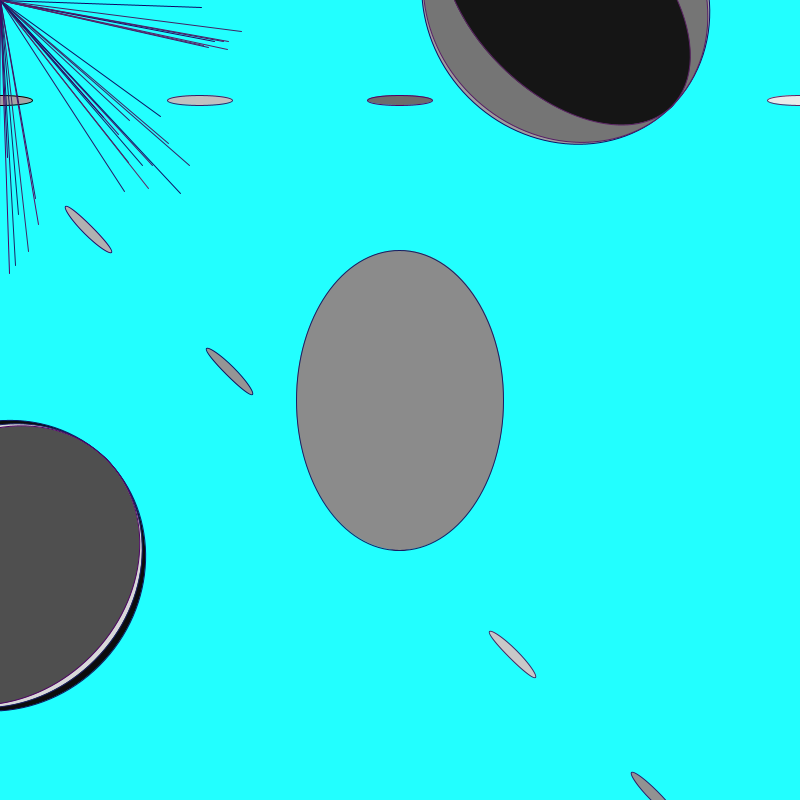
Frame 1 (no input)
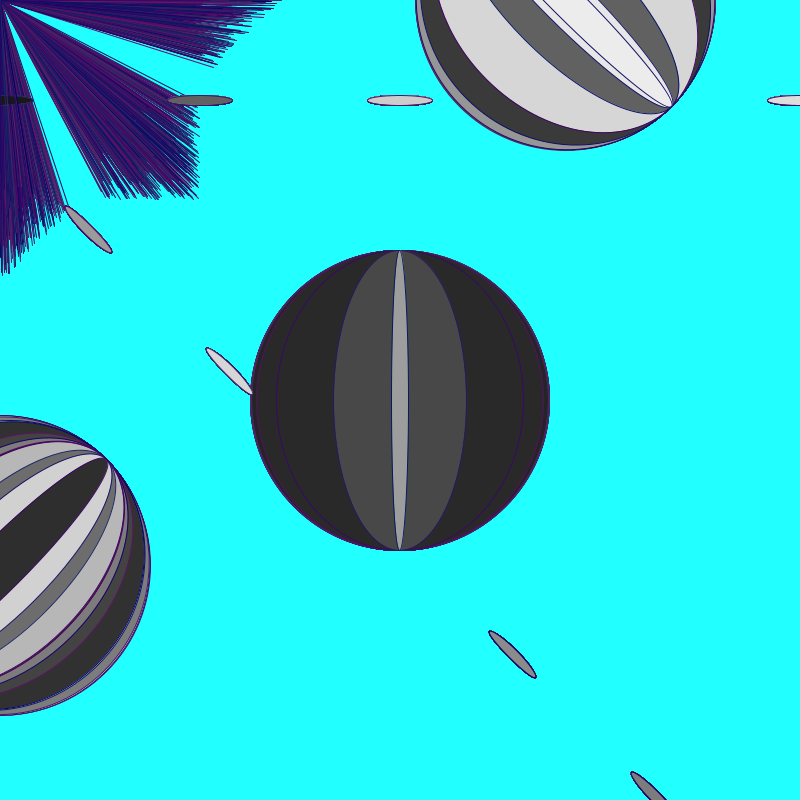
Frame 60 (the mouse pressed at the canvas centre just before this capture)
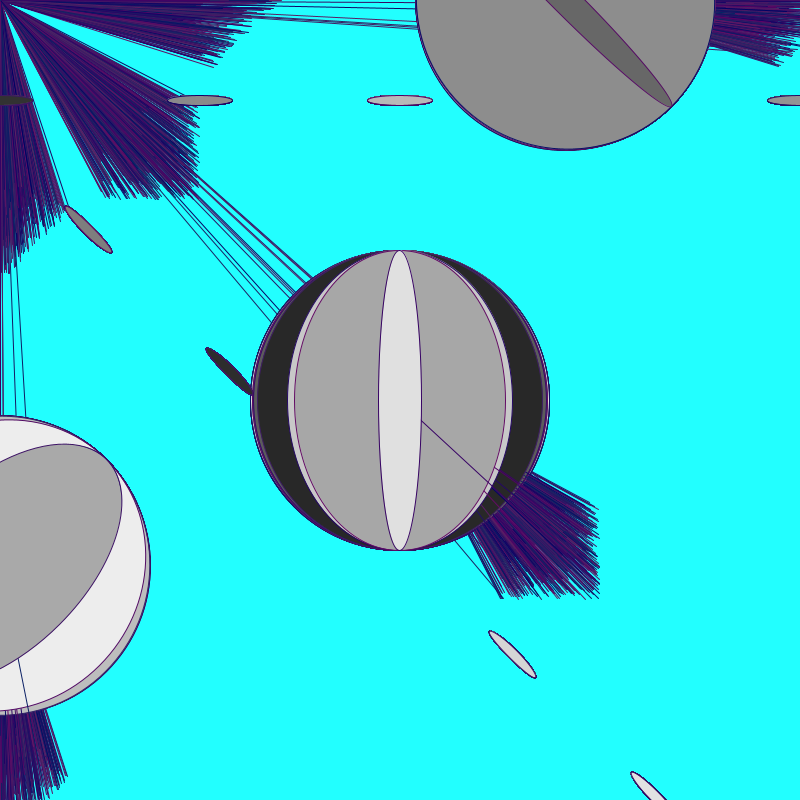
Frame 120 (the mouse held since frame 60 and released just before this capture)

The Processing sketch that drew these frames (run headless with seeded random() and noise(); from frame 60 on, the mouse is pressed at the canvas centre):

// Processing sketch: processing_75284
// ── processing_75284.pde

int lineColor;
float a = 2;

void setup(){
  size(800,800);
  background(34,567,368);
  smooth();
}

void draw(){
  for(int i = 0; i < 100; i ++){
    fill (random(255));
    ellipse(i*25,100,65,10);
    float a;
  
    ellipse(width/2,height/2,random(300),300);
    rotate(radians(45));
    stroke((random(100)),(random(40)),100); 
   line(mouseX+100+(random(100)), mouseY+100+(random(100)), pmouseX, pmouseY);

  }
 line(mouseX, mouseY, pmouseX, pmouseY);

}
